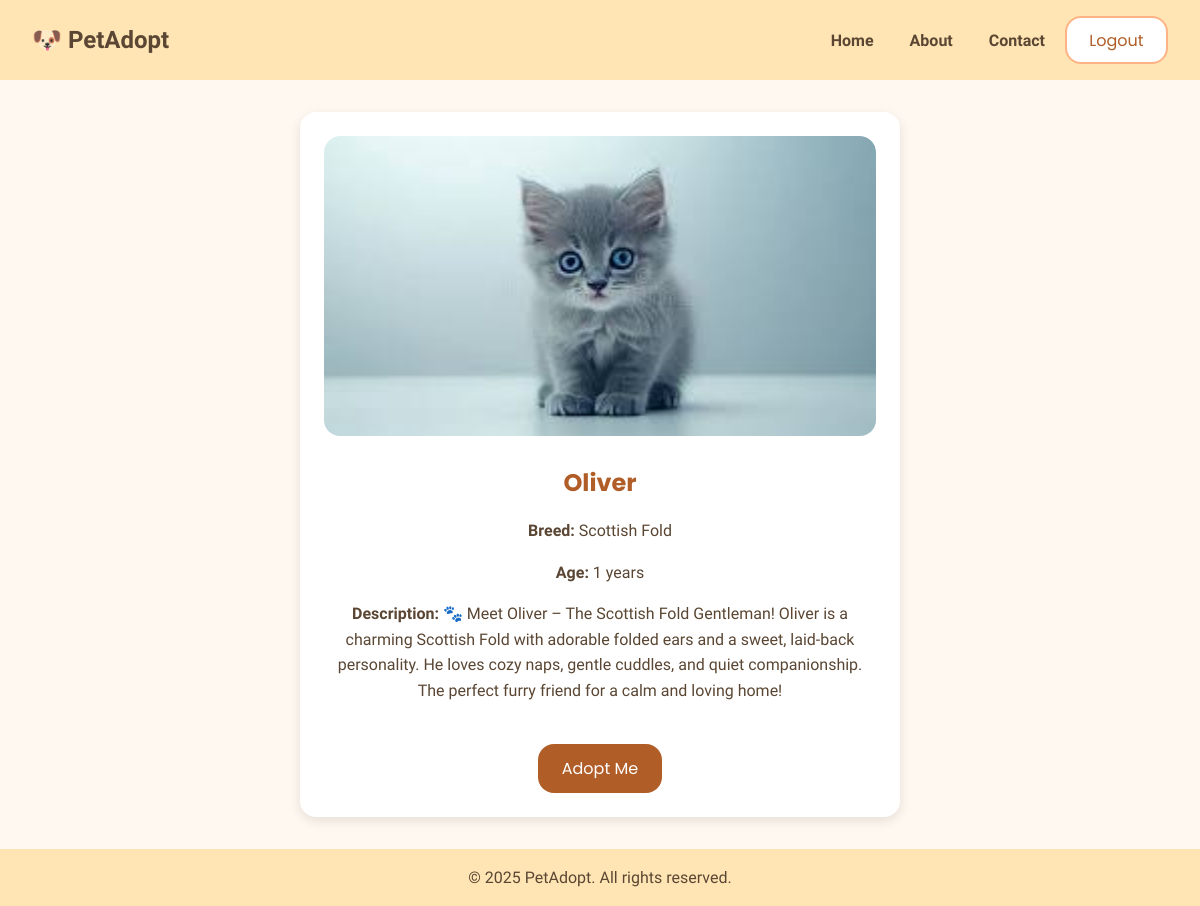
/pet/6/ (signed in), run on the app's committed database.
### main/models.py (models this page shows, shortened)
class Pet(models.Model):
    name = models.CharField(max_length=100)
    breed = models.CharField(max_length=100)
    age = models.IntegerField()
    image = models.ImageField(upload_to='pets/')
    description = models.TextField()
    adopted = models.BooleanField(default=False)

### main/views.py (the view)
# urls.py: path('pet/<int:pet_id>/', views.pet_detail, name='pet_detail'),
@login_required
def pet_detail(request, pet_id):
    pet = get_object_or_404(Pet, id=pet_id)
    return render(request, 'main/pet_detail.html', {'pet': pet})

### main/templates/main/pet_detail.html
{% extends 'main/base.html' %}
{% block content %}
<div style="max-width: 600px; margin: 2rem auto; text-align: center;">
  <div class="card" style="
    padding: 1.5rem;
    border-radius: 1rem;
    box-shadow: 0 4px 12px rgba(0, 0, 0, 0.1);
    background-color: #fff;
    ">
    <div style="overflow: hidden; border-radius: 1rem; margin-bottom: 1rem;">
      <img src="{{ pet.image.url }}"
           alt="{{ pet.name }}"
           style="width: 100%; height: 300px; object-fit: cover; border-radius: 1rem;">
    </div>
    <h2 style="margin-bottom: 0.5rem;">{{ pet.name }}</h2>
    <p><strong>Breed:</strong> {{ pet.breed }}</p>
    <p><strong>Age:</strong> {{ pet.age }} years</p>
    <p><strong>Description:</strong> {{ pet.description }}</p>
    {% if not pet.adopted %}
      <a href="{% url 'adopt_pet' pet.id %}">
        <button style="
          margin-top: 1.5rem;
          background-color: var(--highlight-color);
          color: white;
          border: none;
          padding: 0.75rem 1.5rem;
          border-radius: var(--border-radius);
          font-family: 'Poppins', sans-serif;
          cursor: pointer;
          transition: 0.3s ease-in-out;
        " onmouseover="this.style.backgroundColor='#7A3E2B'" onmouseout="this.style.backgroundColor='var(--highlight-color)'">
          Adopt Me
        </button>
      </a>
    {% else %}
      <p style="color: red; font-weight: bold; margin-top: 1rem;">Already Adopted</p>
    {% endif %}
  </div>
</div>
{% endblock %}

### main/static/css/global.css (style rules this page uses)
:root { --primary-color: #FFE5B4; --secondary-color: #FFF8F0; --accent-color: #FFB385; --text-color: #5A4633; --highlight-color: #B05D28; --button-hover: #ff985c; --card-bg: #fff; --border-radius: 1rem; --transition-speed: 0.3s; }
body { margin: 0; font-family: 'Nunito', sans-serif; background-color: var(--secondary-color); color: var(--text-color); line-height: 1.6; font-size: 16px; }
h1, h2, h3, h4 { font-family: 'Poppins', sans-serif; color: var(--highlight-color); margin-bottom: 0.5rem; }
a { color: var(--highlight-color); text-decoration: none; transition: color var(--transition-speed); }
button, .btn-primary, .btn-secondary { font-family: 'Poppins', sans-serif; padding: 0.6rem 1.4rem; border: none; border-radius: var(--border-radius); cursor: pointer; transition: background-color var(--transition-speed), transform var(--transition-speed); font-size: 1rem; }
.card { background-color: var(--card-bg); border-radius: var(--border-radius); box-shadow: 0 8px 16px rgba(0,0,0,0.08); padding: 1.2rem; transition: transform var(--transition-speed), box-shadow var(--transition-speed); }
.card img { width: 100%; height: 180px; object-fit: cover; border-radius: var(--border-radius); }

### data on the page
Pet: image (picture), name "Oliver", breed "Scottish Fold", age "1", description "🐾 Meet Oliver – The Scottish Fold Gentleman! Oliver is a charming Scottish Fold with adorable folded ears and a sweet, laid-back personality. He loves cozy naps, gentle cuddles, and quiet companionship. The perfect furry friend for a calm and loving home!"

### other printed values
{{ year|default:2025 }} "2025"
